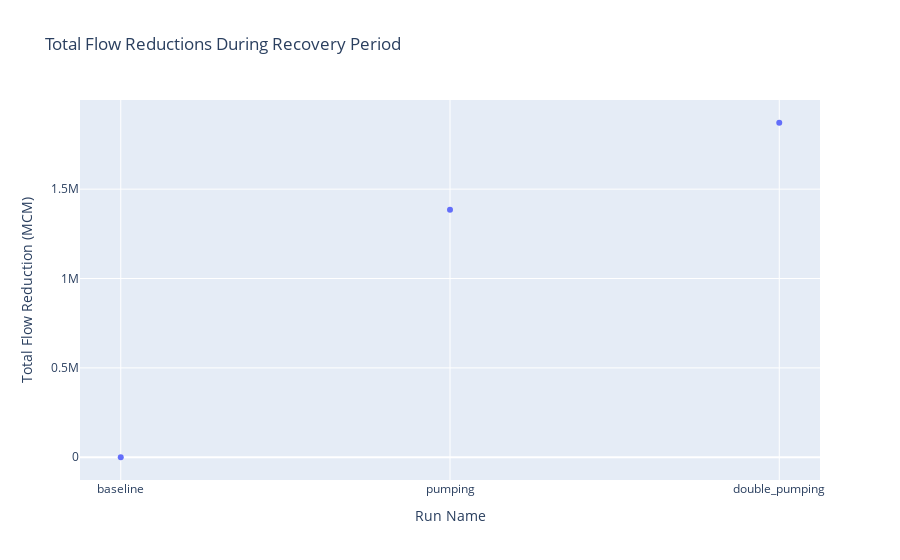

Source (notebook cell):
### Code cell
run_names = list(runs.keys())
run_names
total_flow_reductions = []
for i, run_name in enumerate(run_names):
    run = runs[run_name]
    baseline = runs["baseline"]
    flow_reduction = np.array([baseline["outlet_flow"][i] - run["outlet_flow"][i] for i in range(len(run["outlet_flow"]))]).sum()
    total_flow_reductions.append(flow_reduction)
px.scatter(x=run_names, y=total_flow_reductions,
       labels={"x": "Run Name", "y": "Total Flow Reduction (MCM)"},
       title="Total Flow Reductions During Recovery Period",
       ).show()

### Figure 1 — Plotly figure (JSON) as saved in the notebook; plotly's stock layout.template omitted (floating-point values rounded to 4 significant figures)
{"data": [{"hovertemplate": "Run Name=%{x}<br>Total Flow Reduction (MCM)=%{y}<extra></extra>", "legendgroup": "", "marker": {"color": "#636efa", "symbol": "circle"}, "mode": "markers", "name": "", "orientation": "v", "showlegend": false, "type": "scatter", "x": ["baseline", "pumping", "double_pumping"], "xaxis": "x", "y": [0.0, 1384000.0, 1871000.0], "yaxis": "y"}], "layout": {"legend": {"tracegroupgap": 0}, "title": {"text": "Total Flow Reductions During Recovery Period"}, "xaxis": {"anchor": "y", "domain": [0, 1], "title": {"text": "Run Name"}}, "yaxis": {"anchor": "x", "domain": [0, 1], "title": {"text": "Total Flow Reduction (MCM)"}}}}
